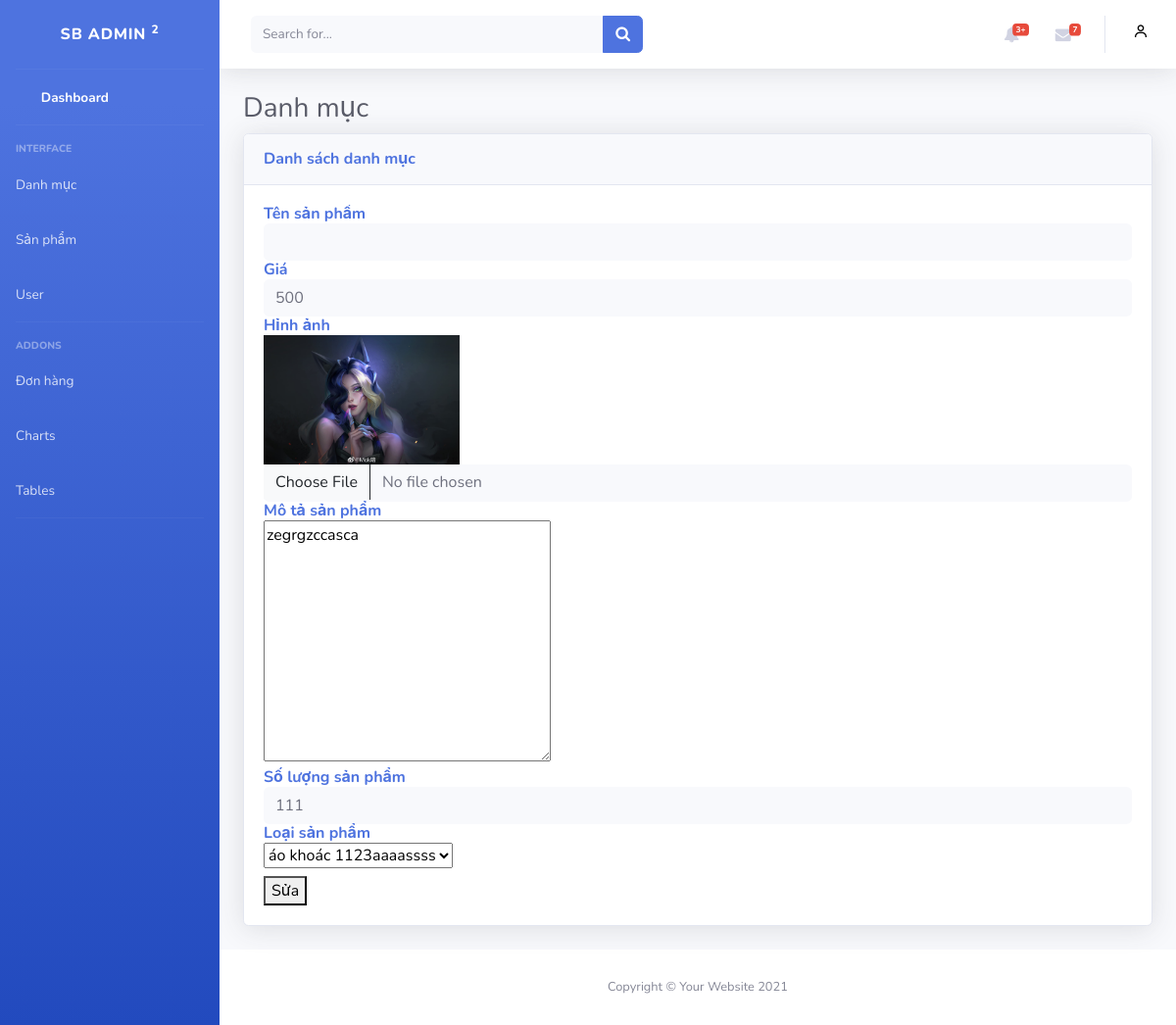
The app's page /admin/index.php?sp=fix_sp&id=3 (signed in) with its own data.
### tables this page shows
CREATE TABLE `product` (
  `idProduct` int(10) NOT NULL,
  `namePro` varchar(255) NOT NULL,
  `price` double(10,2) NOT NULL,
  `image` varchar(255) NOT NULL,
  `description` text NOT NULL,
  `quantity` int(11) NOT NULL,
  `idCate` int(10) NOT NULL
);

### module/pdo.php (called while the page is built, shortened)
<?php
function pdo_get_connection()
{
    $dburl = "mysql:host=localhost;dbname=du_an_11;charset=utf8";
    $username = 'root';
    $password = '';
    $conn = new PDO($dburl, $username, $password);
    $conn->setAttribute(PDO::ATTR_ERRMODE, PDO::ERRMODE_EXCEPTION);
    return $conn;
}
function pdo_query($sql)
{
    $sql_args = array_slice(func_get_args(), 1);
    try {
        $conn = pdo_get_connection();
        $stmt = $conn->prepare($sql);
        $stmt->execute($sql_args);
        $rows = $stmt->fetchAll();
        return $rows;
    } catch (PDOException $e) {
        throw $e;
    } finally {
        unset($conn);
    }
}
function pdo_query_one($sql)
{
    $sql_args = array_slice(func_get_args(), 1);
    try {
        $conn = pdo_get_connection();
        $stmt = $conn->prepare($sql);
        $stmt->execute($sql_args);
        $row = $stmt->fetch(PDO::FETCH_ASSOC);
        return $row;
    } catch (PDOException $e) {
        throw $e;
    } finally {
        unset($conn);
    }
}

### module/sanpham.php (called while the page is built, shortened)
<?php
function load_one_sp($id)
{
    $sql = "SELECT * FROM `product` WHERE idProduct = " . $_GET['id'];
    $sp = pdo_query_one($sql);
    return $sp;
}

### module/danhmuc.php (called while the page is built, shortened)
<?php
function list_dm(){
        $sql = "SELECT * FROM `category`";
        $listdm = pdo_query($sql);
        return $listdm;
}

### admin/sanpham/fix.php (the view, shortened to what this page needs)
<div class="container-fluid">
    <h1 class="h3 mb-2 text-gray-800">Danh mục</h1>
    <div class="card shadow mb-4">
        <div class="card-header py-3">
            <h6 class="m-0 font-weight-bold text-primary"><a href="index.php?sp=list_sp">Danh sách danh mục</a></h6>
        </div>
        <div class="card-body">
            <div class="table-responsive">
                <?php if(is_array($sp)){extract($sp);}?>
                <form action="index.php?sp=fix_done_sp" enctype="multipart/form-data" method="post">
                    <h6 class="m-0 font-weight-bold text-primary">Tên sản phẩm</h6>
                    <input type="text" class="form-control bg-light border-0 small" name="name" value="<?=$name?>" aria-label="Search"
                        aria-describedby="basic-addon2">
                    <h6 class="m-0 font-weight-bold text-primary">Giá</h6>
                    <input type="text" class="form-control bg-light border-0 small" name="price" value="<?=$price?>" aria-label="Search"
                        aria-describedby="basic-addon2">
                    <h6 class="m-0 font-weight-bold text-primary">Hỉnh ảnh</h6>
                    <img src="../image/<?=$image?>" width="200px" alt="">
                    <br>
                    <input type="file" class="form-control bg-light border-0 small" name="image" aria-label="Search"
                        aria-describedby="basic-addon2">
                    <h6 class="m-0 font-weight-bold text-primary">Mô tả sản phẩm</h6>
                    <textarea name="description" id="" cols="30" rows="10"><?=$description?></textarea>
                    <h6 class="m-0 font-weight-bold text-primary">Số lượng sản phẩm</h6>
                    <input type="text" class="form-control bg-light border-0 small" name="quantity" value="<?=$quantity?>" aria-label="Search"
                        aria-describedby="basic-addon2">
                    <h6 class="m-0 font-weight-bold text-primary">Loại sản phẩm</h6>
                    <select name="idCategory" id="">
                        <?php foreach ($listdm as $dm):
                            extract($dm) ;
                            if ($idCate == $idCate)
                            echo '<option value="' . $idCate . '" selected>' . $name . '</option>';
                        else
                            echo '<option value="' . $idCate . '" >' . $name . '</option>'?>
                        <?php endforeach ?>
                    </select>
                    <br>
                    <button class="mt-2" type="submit" name="fix_sp">Sửa</button>
                </form>
            </div>
        </div>
    </div>
</div>
</div>

### records on screen
product: price "500", image (picture), description "zegrgzccasca", quantity "111"

### other values on screen
form field idCategory "áo khoác 1123aaaassss"
